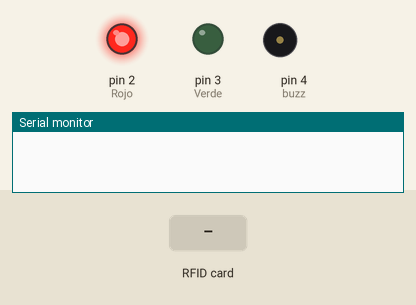
Recording of a sketch running on a simulated Arduino Uno, built with avr-gcc and run on an emulated ATmega328P. On the bench: output pins drawn as LEDs (lit = HIGH), buzzer (waves = sounding), the last lines printed to the serial monitor. The test bench sets the inputs (shaded band). Pins used as bus, display or sensor lines are not drawn.

Above: at 1.2 s.
1.3 s: RFID card 03 33 AC 0D held to the reader
At 2.2 s:
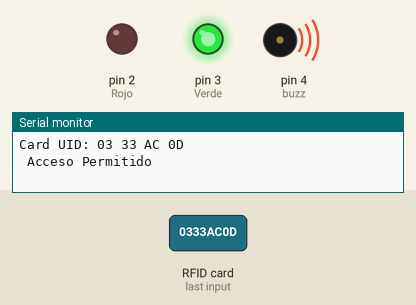
2.8 s: RFID card 5E 7A 19 C4 held to the reader
At 6.1 s:
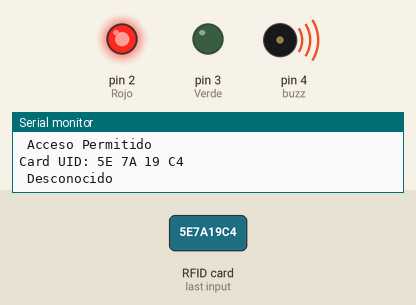
Timing chart, 0 to 7.8 s (numbered marks = the images above; inputs shaded):
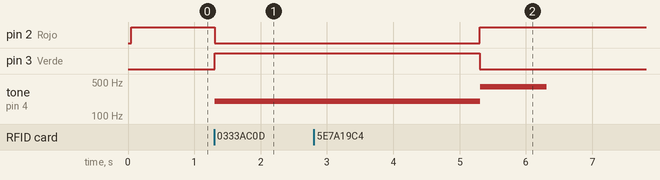

Measured:
- after the input at 1.3 s, pin 2 (Rojo): HIGH → LOW at once; pin 3 (Verde): LOW → HIGH at once; tone on pin 4 (buzz): silent → 200 Hz at once
- after the input at 2.8 s, tone on pin 4 (buzz): 200 Hz → 400 Hz after 2.5 s, → silent 1.0 s later

The sketch:

prct_4.ino
```cpp
/*
   Fundacion Kinal
   Centro educativo tecnico laboral Kinal
   Quinto perito
   Quinto electronica
   Codigo Tecnico: EB5AV
   Curso: Taller de electronica digital y reparacion de computadoras I
   Proyecto: practica 4 - RFID
   Dev: Jefferson Yahir Gonzàlez Gonzàlez
   Fecha: 26 de julio.
*/

#include <SPI.h>
#include <MFRC522.h>

#define RST_PIN   9
#define SS_PIN    10
#define Verde   3
#define Rojo    2
#define buzz    4

MFRC522 mfrc522(SS_PIN, RST_PIN);
MFRC522::MIFARE_Key key;

byte tagActual[4];
byte tagConocido[4] = { 0x03,0x33, 0xAC, 0x0D};  // UID conocido

void setup() {
  Serial.begin(9600);
  while (!Serial);
  SPI.begin();
  mfrc522.PCD_Init();
  pinMode(Verde, OUTPUT);
  pinMode(Rojo, OUTPUT);
  pinMode(buzz, OUTPUT);
  digitalWrite(Rojo, HIGH);
  digitalWrite(Verde, LOW);
}

void loop() {
  if (!mfrc522.PICC_IsNewCardPresent())
    return;

  if (!mfrc522.PICC_ReadCardSerial())
    return;

  Serial.print(F("Card UID:"));
  dump_byte_array(mfrc522.uid.uidByte, mfrc522.uid.size);
}

void dump_byte_array(byte *buffer, byte bufferSize) {
  for (byte i = 0; i < bufferSize; i++) {
    Serial.print(buffer[i] < 0x10 ? " 0" : " ");
    Serial.print(buffer[i], HEX);
    tagActual[i] = buffer[i];
  }
  Serial.println();
  if (compararArray(tagActual, tagConocido)) {
    Serial.println(" Acceso Permitido");
    digitalWrite(Verde, HIGH);
    digitalWrite(Rojo, LOW);
    tone(buzz, 200);
    delay(4000);
    noTone(buzz);
    digitalWrite(Verde, LOW);
    digitalWrite(Rojo, HIGH);


  }
  else {
    Serial.println(" Desconocido");
    digitalWrite(Verde, LOW);
    digitalWrite(Rojo, HIGH); // Rojo encendido para tarjeta desconocida
    tone(buzz, 400);
    delay(1000);
    noTone(buzz);
  }
}

boolean compararArray(byte array1[], byte array2[]) {
  for (byte i = 0; i < 4; i++) {
    if (array1[i] != array2[i]) return false;
  }
  return true;
}
```
